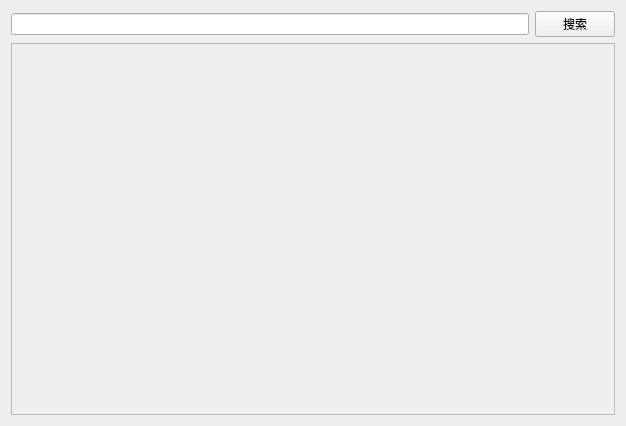
<?xml version="1.0" encoding="UTF-8"?>
<ui version="4.0">
 <class>VideoList</class>
 <widget class="QWidget" name="VideoList">
  <property name="geometry">
   <rect>
    <x>0</x>
    <y>0</y>
    <width>626</width>
    <height>426</height>
   </rect>
  </property>
  <property name="windowTitle">
   <string>Form</string>
  </property>
  <layout class="QVBoxLayout" name="verticalLayout_2">
   <item>
    <layout class="QVBoxLayout" name="verticalLayout">
     <item>
      <layout class="QHBoxLayout" name="horizontalLayout">
       <item>
        <widget class="QLineEdit" name="lineEdit"/>
       </item>
       <item>
        <widget class="QPushButton" name="pushButton">
         <property name="text">
          <string>搜索</string>
         </property>
        </widget>
       </item>
      </layout>
     </item>
     <item>
      <widget class="QScrollArea" name="scrollArea">
       <property name="widgetResizable">
        <bool>true</bool>
       </property>
       <widget class="QWidget" name="scrollAreaWidgetContents">
        <property name="geometry">
         <rect>
          <x>0</x>
          <y>0</y>
          <width>600</width>
          <height>363</height>
         </rect>
        </property>
        <layout class="QGridLayout" name="gridLayout"/>
       </widget>
      </widget>
     </item>
    </layout>
   </item>
  </layout>
 </widget>
 <resources/>
 <connections/>
</ui>
